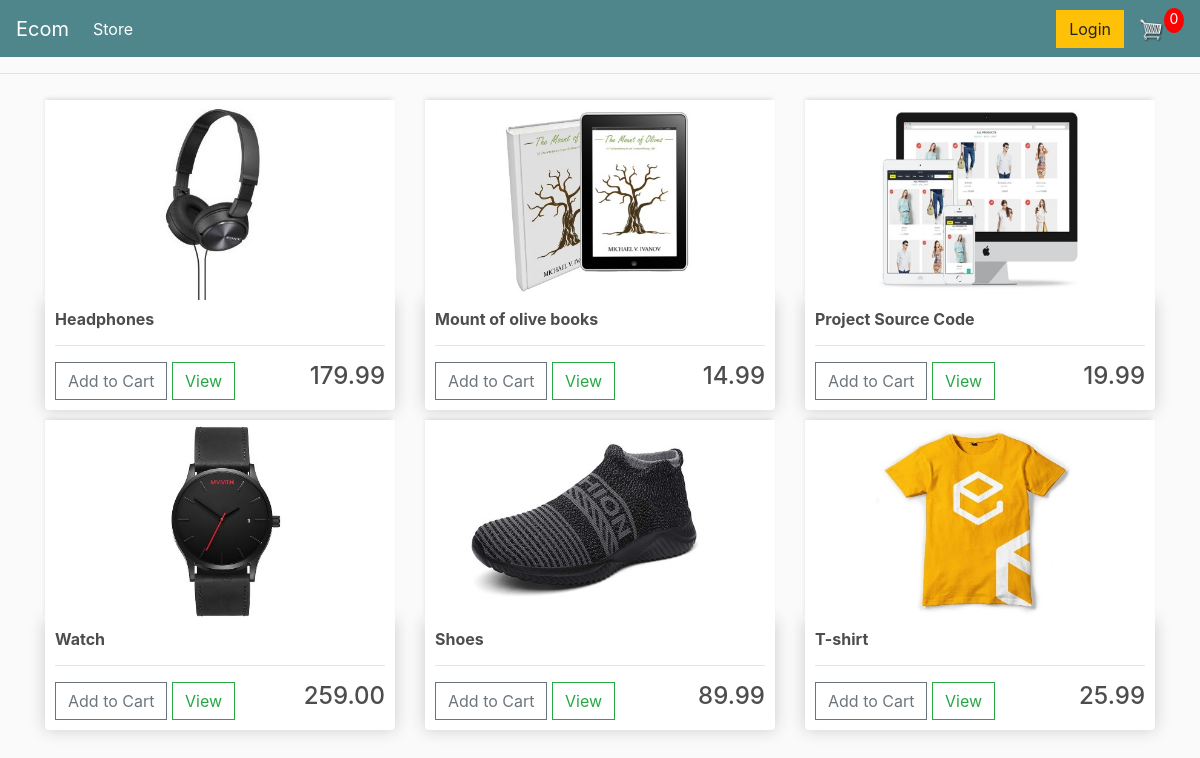
The page / on the database its author committed.
### store/models.py (models this page shows, shortened)
class Product(models.Model):
    name=models.CharField(max_length=200,null=True)
    price=models.DecimalField(max_digits=7,decimal_places=2)
    digital=models.BooleanField(default=False,null=True,blank=False)
    image=models.ImageField(null=True,blank=True)
    def imageURL(self):
        try:
            url=self.image.url
        except:
            url=''
        return url

### store/views.py (the view)
# urls.py: path('',include('store.urls')),
def store(request):
    Data = cookieCart(request)
    cartItems=Data['cartItems']
    allproducts=Product.objects.all()
    context = {
        'allproducts':allproducts,
        'cartItems':cartItems,
    }
    return render(request, 'store/store.html', context)

### store/utils.py (called while the page is built, shortened)
def cookieCart(request):
    try:
        cart=json.loads(request.COOKIES['cart'])
    except:
        cart={}
    items=[]
    order={'get_cart_total':0,'get_cart_items':0,'shipping':False}
    cartItems=order['get_cart_items']
    return {'cartItems':cartItems,'order':order,'items':items}

### store/templates/store/store.html
{% extends "store/main.html" %}
{% load static %}
{% block content %}
    <div class = "row">
        {% for product in allproducts %}
            <div class = "col-lg-4">
                <img class="thumbnail" src={{product.imageURL}} alt="img">
                <div class = "box-element product">
                    <h6><strong>{{product.name|capfirst}}</strong></h6>
                    <hr>
                    <button data-product={{product.id}} data-action=add class="btn btn-outline-secondary add-btn update-cart">
                        Add to Cart
                    </button>
                    <a href = "#" class="btn btn-outline-success">View</a>
                    <h4 style="display:inline-block;float:right">{{product.price|floatformat:2}}</h4>
                </div>
            </div>
        {% endfor %}
    </div>
{% endblock content %}

### store/templates/store/main.html (shortened to what this page needs)
<!DOCTYPE html>
{% load static %}
<html>
<head>
	<link rel="stylesheet" href="https://stackpath.bootstrapcdn.com/bootstrap/4.4.1/css/bootstrap.min.css">
	<link rel="stylesheet" type="text/css" href="{% static 'css/main.css' %}">
</head>
<body>
	<nav class="navbar navbar-expand-lg navbar-dark bg-dark">
		<a class="navbar-brand" href="{% url "store" %}">Ecom</a>
		<div class="collapse navbar-collapse" id="navbarSupportedContent">
		  <ul class="navbar-nav mr-auto">
			<li class="nav-item active">
			  <a class="nav-link" href="{% url "store" %}">Store <span class="sr-only">(current)</span></a>
			</li>
		  </ul>
		  <div class="form-inline my-2 my-lg-0">
			<a href="#"class="btn btn-warning">Login</a>
			<a href="{% url 'cart' %}">
				<img  id="cart-icon" src="{% static 'images/cart.png' %}">
			</a>
			<p id="cart-total">{{cartItems}}</p>
		  </div>
		</div>
	  </nav>
    <hr>
    <div class='container'>
        {% block content %}
        {% endblock content %}
    </div>
</body>
</html>

### static/css/main.css (style rules this page uses)
body { background-color: hsl(0, 0%, 98%); }
h1,h2,h3,h4,h5,h6 { color:hsl(0, 0%, 30%); }
.box-element { box-shadow:hsl(0, 0%, 80%) 0 0 16px; background-color: #fff; border-radius: 4px; padding: 10px; }
.thumbnail { width: 100%; height: 200px; -webkit-box-shadow: -1px -3px 5px -2px rgba(214,214,214,1); -moz-box-shadow: -1px -3px 5px -2px rgba(214,214,214,1); box-shadow: -1px -3px 5px -2px rgba(214,214,214,1); }
.product { border-radius: 0 0 4px 4px; }
.bg-dark { background-color: #4f868c!important; }
#cart-icon { width:25px; display: inline-block; margin-left: 15px; }
#cart-total { display: block; text-align: center; color:#fff; background-color: red; width: 20px; height: 25px; border-radius: 50%; font-size: 14px; }
.col-lg-4, .col-lg-6, .col-lg-8, .col-lg-12 { margin-top: 10px; }
.btn { border-radius: 0; }

### rows shown on the page
Product: imageURL (picture), name "Headphones", price "179.99"
Product: imageURL (picture), name "Mount of olive books", price "14.99"
Product: imageURL (picture), name "Project Source Code", price "19.99"
Product: imageURL (picture), name "Watch", price "259.00"
Product: imageURL (picture), name "Shoes", price "89.99"
Product: imageURL (picture), name "T-shirt", price "25.99"

### other values the page prints
{{ cartItems }} "0"
